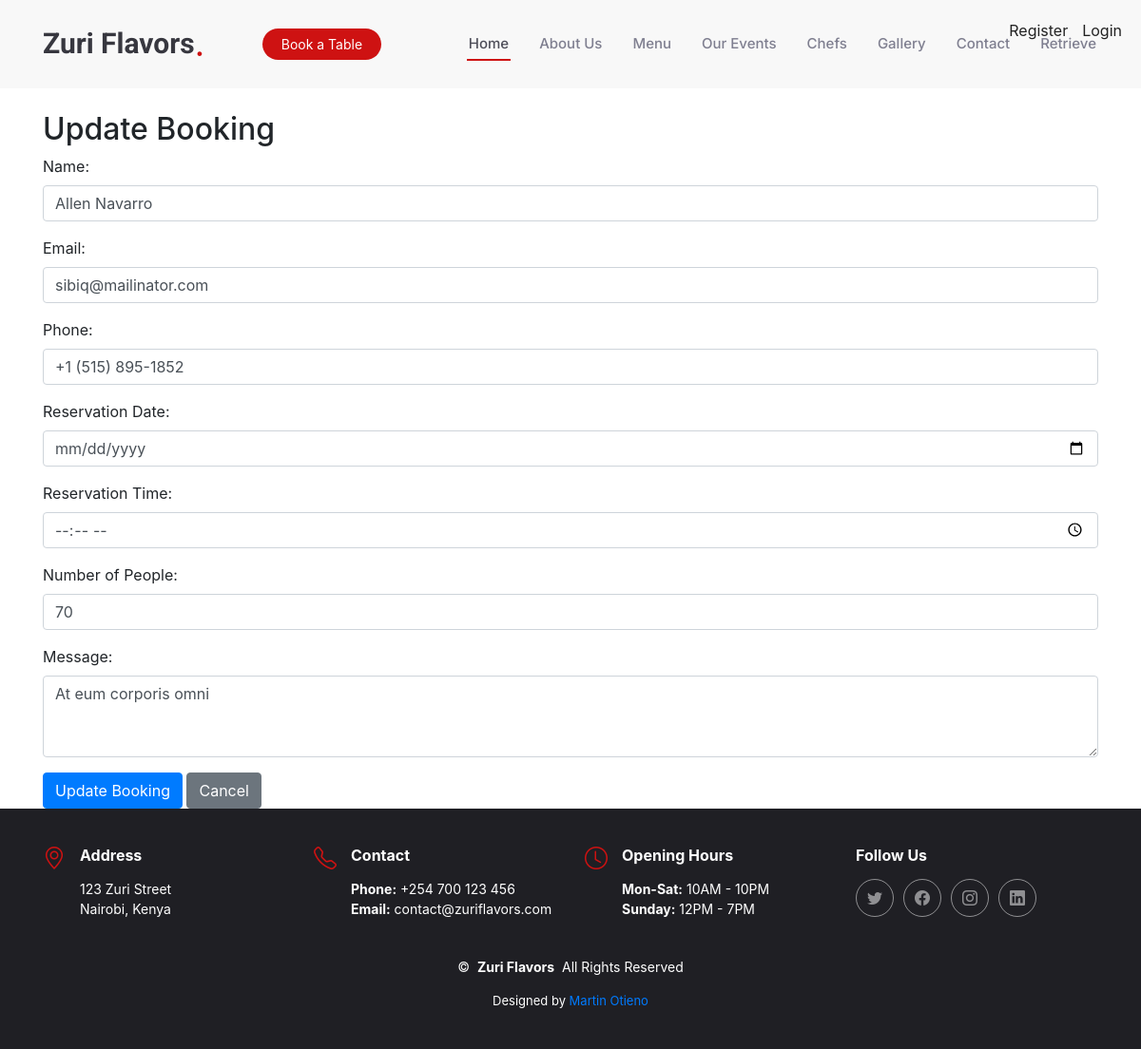
The app's page /update/16/ with its own data.
### myapp/models.py (models this page shows, shortened)
class Booking(models.Model):
    name = models.CharField(max_length=255)
    email = models.EmailField(max_length=254)
    phone = models.CharField(max_length=20)
    date = models.DateField()
    time = models.TimeField()
    people = models.PositiveIntegerField()
    message = models.TextField()
    from django.db import models

### myapp/views.py (the view, shortened to what this page needs)
# urls.py: path('update/<int:booking_id>/', views.update_booking, name='update_booking'),
def update_booking(request, booking_id):
    booking = get_object_or_404(Booking, id=booking_id)
    context = {'booking': booking}
    return render(request, "update_booking.html", context)

### templates/update_booking.html (shortened to what this page needs)
{% extends 'base.html' %}
{% load static %}
{% block content %}
<div class="container mt-4">
    <h2>Update Booking</h2>
    <form method="POST">
        <div class="mb-3">
            <label for="name" class="form-label">Name:</label>
            <input
                type="text"
                id="name"
                name="name"
                class="form-control"
                value="{{ booking.name }}"
                required>
        </div>
        <div class="mb-3">
            <label for="email" class="form-label">Email:</label>
            <input
                type="email"
                id="email"
                name="email"
                class="form-control"
                value="{{ booking.email }}"
                required>
        </div>
        <div class="mb-3">
            <label for="phone" class="form-label">Phone:</label>
            <input
                type="text"
                id="phone"
                name="phone"
                class="form-control"
                value="{{ booking.phone }}"
                required>
        </div>
        <div class="mb-3">
            <label for="date" class="form-label">Reservation Date:</label>
            <input
                type="date"
                id="date"
                name="date"
                class="form-control"
                value="{{ booking.date }}"
                required>
        </div>
        <div class="mb-3">
            <label for="time" class="form-label">Reservation Time:</label>
            <input
                type="time"
                id="time"
                name="time"
                class="form-control"
                value="{{ booking.time }}"
                required>
        </div>
        <div class="mb-3">
            <label for="people" class="form-label">Number of People:</label>
            <input
                type="number"
                id="people"
                name="people"
                class="form-control"
                value="{{ booking.people }}"
                required>
        </div>
        <div class="mb-3">
            <label for="message" class="form-label">Message:</label>
            <textarea
                id="message"
                name="message"
                class="form-control"
                rows="3">{{ booking.message }}</textarea>
        </div>
        <button type="submit" class="btn btn-primary">Update Booking</button>
        <a href="{% url 'show_bookings' %}" class="btn btn-secondary">Cancel</a>
    </form>
</div>
{% endblock %}

### static/assets/css/main.css (style rules this page uses)
:root { --default-font: "Roboto", system-ui, -apple-system, "Segoe UI", Roboto, "Helvetica Neue", Arial, "Noto Sans", "Liberation Sans", sans-serif, "Apple Color Emoji", "Segoe UI Emoji", "Segoe UI Symbol", "Noto Color Emoji"; --heading-font: "Amatic SC", sans-serif; --nav-font: "Inter", sans-serif; }
:root { --background-color: #ffffff; --default-color: #212529; --heading-color: #37373f; --accent-color: #ce1212; --surface-color: #ffffff; --contrast-color: #ffffff; }
:root { --nav-color: #7f7f90; --nav-hover-color: #ce1212; --nav-mobile-background-color: #ffffff; --nav-dropdown-background-color: #ffffff; --nav-dropdown-color: #7f7f90; --nav-dropdown-hover-color: #ce1212; }
:root { scroll-behavior: smooth; }
body { color: var(--default-color); background-color: var(--background-color); font-family: var(--default-font); }
a { color: var(--accent-color); text-decoration: none; transition: 0.3s; }
h1, h2, h3, h4, h5, h6 { color: var(--heading-color); font-family: var(--heading-font); }

### static/assets/css/style.css (style rules this page uses)
body { margin: 0; padding: 0; background-color: #17a2b8; height: 100vh; }

### records on screen
Booking: name "Allen Navarro", email "sibiq@mailinator.com", phone "+1 (515) 895-1852", people "70", message "At eum corporis omni"
